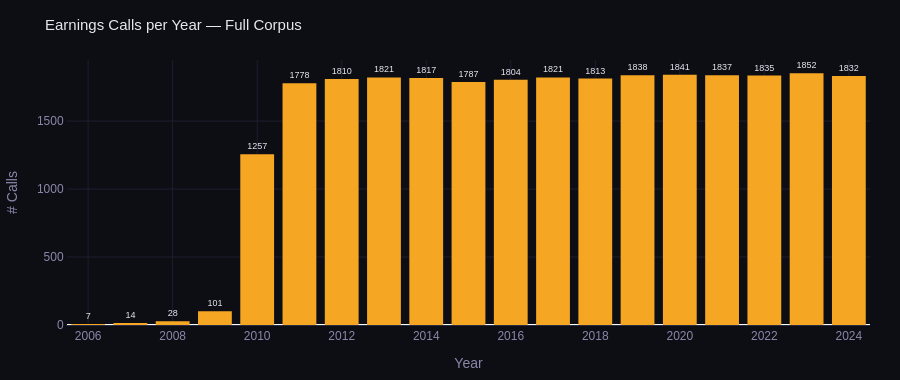

Notebook code cell kept with this figure:
### Code cell
# ── 2b. Transcripts per year ───────────────────────────────────────────────────
by_year = (
    eda.groupby('call_year')['transcriptid']
       .nunique()
       .reset_index(name='n_calls')
       .sort_values('call_year')
)

fig = go.Figure(go.Bar(
    x=by_year['call_year'], y=by_year['n_calls'],
    marker_color=GOLD, marker_line_width=0,
    text=by_year['n_calls'], textposition='outside',
    textfont=dict(color=TEXT, size=9),
))
theme(fig, 'Earnings Calls per Year — Full Corpus', 'Year', '# Calls', h=380)
fig.show()

### Figure 1 — Plotly figure (JSON) as saved in the notebook; plotly's stock layout.template omitted (floating-point values rounded to 4 significant figures)
{"data": [{"marker": {"color": "#f5a623", "line": {"width": 0}}, "text": [7.0, 14.0, 28.0, 101.0, 1257.0, 1778.0, 1810.0, 1821.0, 1817.0, 1787.0, 1804.0, 1821.0, 1813.0, 1838.0, 1841.0, 1837.0, 1835.0, 1852.0, 1832.0], "textfont": {"color": "#e8e8f0", "size": 9}, "textposition": "outside", "type": "bar", "x": [2006, 2007, 2008, 2009, 2010, 2011, 2012, 2013, 2014, 2015, 2016, 2017, 2018, 2019, 2020, 2021, 2022, 2023, 2024], "y": [7, 14, 28, 101, 1257, 1778, 1810, 1821, 1817, 1787, 1804, 1821, 1813, 1838, 1841, 1837, 1835, 1852, 1832]}], "layout": {"font": {"color": "#e8e8f0", "family": "sans-serif", "size": 12}, "height": 380, "legend": {"bgcolor": "#1a1a28", "bordercolor": "#2a2a42", "borderwidth": 1, "font": {"color": "#8888aa", "size": 11}}, "margin": {"b": 50, "l": 60, "r": 30, "t": 60}, "paper_bgcolor": "#0d0d14", "plot_bgcolor": "#0d0d14", "title": {"font": {"color": "#e8e8f0", "size": 15}, "text": "Earnings Calls per Year — Full Corpus"}, "xaxis": {"gridcolor": "#1e1e30", "linecolor": "#2a2a42", "tickcolor": "#2a2a42", "tickfont": {"color": "#8888aa"}, "title": {"font": {"color": "#8888aa"}, "text": "Year"}}, "yaxis": {"gridcolor": "#1e1e30", "linecolor": "rgba(0,0,0,0)", "tickfont": {"color": "#8888aa"}, "title": {"font": {"color": "#8888aa"}, "text": "# Calls"}}}}
